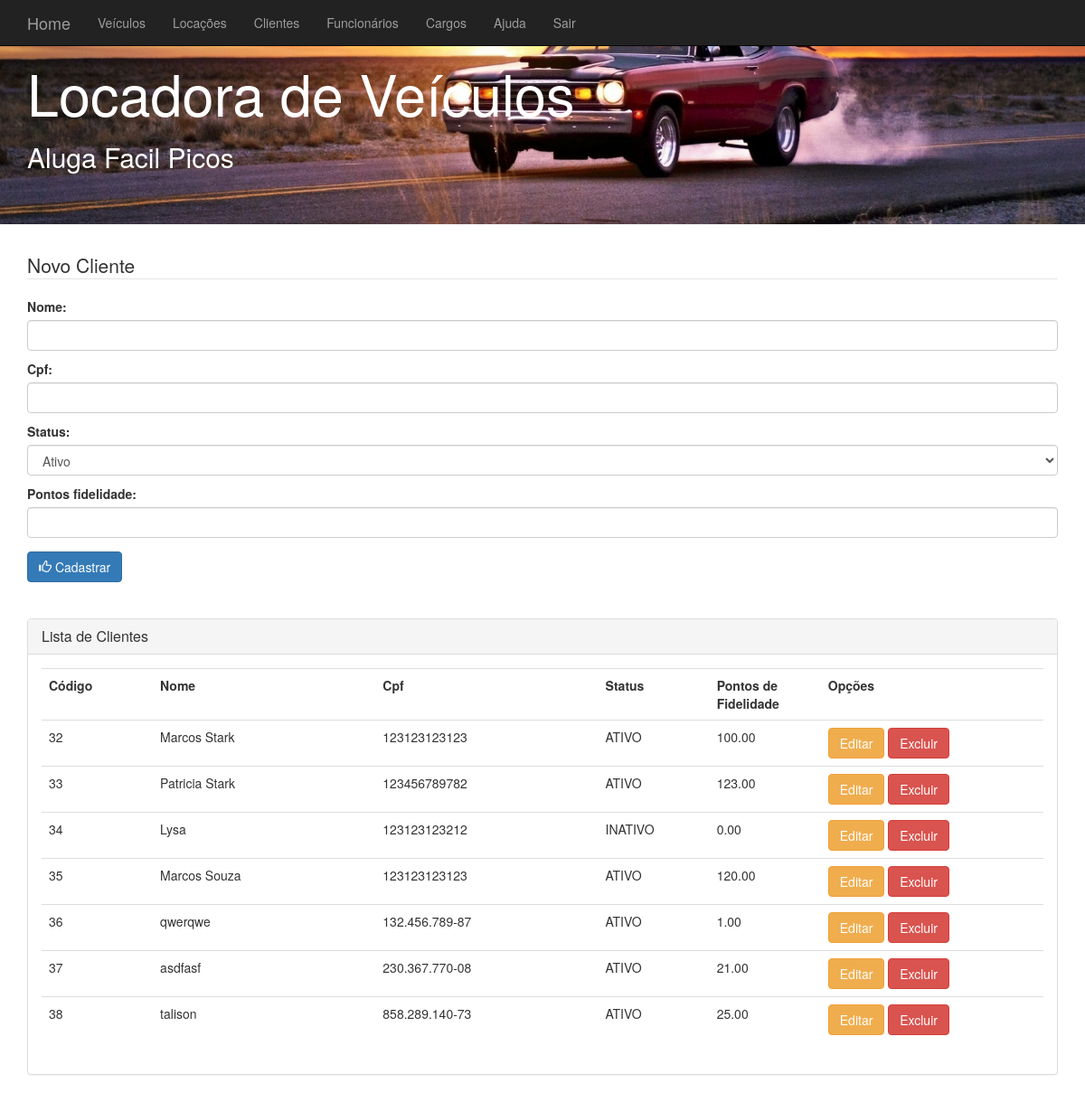
/clientes/, run on the app's committed database.
### core/models.py (models this page shows, shortened)
class Cliente(models.Model):
    ATIVO = 'ATIVO'
    INATIVO = 'INATIVO'
    STATUS = (
        (ATIVO, 'Ativo'),
        (INATIVO, 'Inativo'),
    )
    nome = models.CharField(max_length=200)
    cpf = models.CharField(max_length=15)
    status = models.CharField(max_length=10, choices=STATUS)
    pontos_fidelidade = models.DecimalField(max_digits=7, decimal_places=2)

### core/views.py (the view)
# urls.py: path('clientes/', clientes, name='url_cliente'),
def clientes(request):
    data = {}
    data['clientes'] = Cliente.objects.all()  # Carregando clientes do banco
    if request.method == 'POST':
        form = ClienteForm(request.POST)
        if form.is_valid():
            form.save()  # Salva
            return redirect('url_cliente')
        data['form'] = form
    else:
        data['form'] = ClienteForm()
    return render(request, 'core/clientes.html', data)

### core/forms.py (shortened to what this page needs)
class ClienteForm(forms.ModelForm):
    nome = forms.CharField(widget=forms.TextInput(attrs={'class': 'form-control'}))
    cpf = forms.CharField(widget=forms.TextInput(attrs={'class': 'form-control'}))
    status = forms.ChoiceField(choices = Cliente.STATUS, widget=forms.Select(attrs={'class': 'form-control'}))
    pontos_fidelidade = forms.CharField(widget=forms.NumberInput(attrs={'class': 'form-control'}))
    class Meta:
        model = Cliente
        fields = ('nome','cpf','status','pontos_fidelidade')

### core/templates/core/clientes.html (shortened to what this page needs)
{% extends "core/base.html" %}
{% load static %}
{% block content %}
<div class="container">
	<form method="post">
		<fieldset>
	  		<legend>Novo Cliente</legend>
			<div class="form-group">
				{{ form.as_p}}
	  		</div>
	  		<button type="submit" class="btn btn-primary">
	  				<span class="glyphicon glyphicon-thumbs-up"></span>
	  				Cadastrar
			</button>
		</fieldset>
	</form>
</div>
<div class="container">
 	<br /> <br />
</div>
<div class="container">
  <div class="panel panel-default">
  		<div class="panel-heading">
    		<h2 class="panel-title">Lista de Clientes</h2>
 	 	</div>
		<div class="panel-body">
  			<table class="table table-hover">
  				<tr>
  						<th>Código</th>
  						<th>Nome</th>
  						<th>Cpf</th>
              			<th>Status</th>
  						<th>Pontos de Fidelidade</th>
  						<th>Opções</th>
  				</tr>
    				{% for cliente in clientes %}
    				<tr>
						<td class="col-md-1">{{ cliente.id}}</td>
						<td class="col-md-2">{{ cliente.nome }}</td>
    					<td class="col-md-2">{{ cliente.cpf }}</td>
						<td class="col-md-1">{{ cliente.status }}</td>
						<td class="col-md-1">{{ cliente.pontos_fidelidade }}</td>
    					<td class="col-md-2">
							<a class="btn btn-warning" href="{% url 'url_atualizacliente' cliente.id %}" role="button">Editar</a>
    						<a class="btn btn-danger" href="{% url 'url_removercliente' cliente.id %}" role="button">Excluir</a>
    					</td>
					</tr>
				{% endfor %}
    			</table>
 		</div>
	</div>
</div>
{% endblock %}

### data on the page
Cliente: id "32", nome "Marcos Stark", cpf "123123123123", status "ATIVO", pontos_fidelidade "100.00"
Cliente: id "33", nome "Patricia Stark", cpf "123456789782", status "ATIVO", pontos_fidelidade "123.00"
Cliente: id "34", nome "Lysa", cpf "123123123212", status "INATIVO", pontos_fidelidade "0.00"
Cliente: id "35", nome "Marcos Souza", cpf "123123123123", status "ATIVO", pontos_fidelidade "120.00"
Cliente: id "36", nome "qwerqwe", cpf "132.456.789-87", status "ATIVO", pontos_fidelidade "1.00"
Cliente: id "37", nome "asdfasf", cpf "230.367.770-08", status "ATIVO", pontos_fidelidade "21.00"
Cliente: id "38", nome "talison", cpf "858.289.140-73", status "ATIVO", pontos_fidelidade "25.00"
